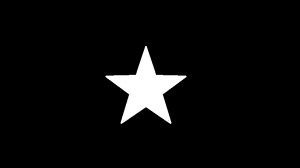
#> input picture star-1-300x168.jpg, 300 x 168 px
$ jupyter execute --allow-errors 'log transformation.ipynb'
#> lines starting #> are read from the running program, lines starting #| are printed output that depends on the picture
[cell 1]
#Reading an image
import pandas as pd
import numpy as np
import matplotlib.pyplot as plt
from skimage.io import imread,imshow
#loading the image
#> (the rest of this cell did not finish here and is left out)

[cell 2]
#log transaformation of an image
import cv2
import numpy as np
import matplotlib.pyplot as plt

# Read an image
image = cv2.imread('img1.jfif')
#> (the rest of this cell did not finish here and is left out)

[cell 3]
#negative transformation of an image
import cv2
import matplotlib.pyplot as plt
img = cv2.imread('img1.jfif')
#> (the rest of this cell did not finish here and is left out)

[cell 4]
#Negative transformation of an image
import cv2
import matplotlib.pyplot as plt
img = cv2.imread('img10.jfif')
#> (the rest of this cell did not finish here and is left out)

[cell 5]
#mathematical operations on the image
#adding,subtracting,multiplying,dividing two images
import cv2
import matplotlib.pyplot as plt
img1=cv2.imread('star-1-300x168.jpg')
#> img1 is the input picture: shape (168, 300, 3); min 0, max 255, mean 11.7
img2=cv2.imread('dot-300x168.jpg')
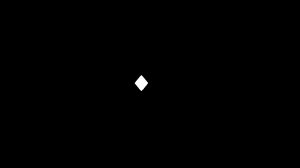
#> input picture dot-300x168.jpg, 300 x 168 px
#> img2 is the input picture: shape (168, 300, 3); min 0, max 255, mean 0.6
add=img1+img2
sub=img2-img1
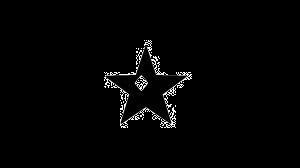
#> sub: shape (168, 300, 3); min 0, max 255, mean 4.2
mul=img1*img2
div=img2/img1
#> div: shape (168, 300, 3) float64; 93.93% of the values are NaN or infinite; the others: min 0, max 1.04, mean 0.0376
plt.imshow(add)
plt.show()
plt.imshow(sub)
plt.show()
plt.imshow(mul)
plt.show()
plt.imshow(div)
plt.show()
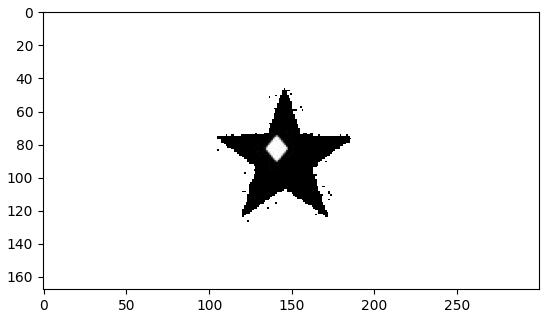
#> figure drawn by matplotlib, 1 panel; B, G, R data is drawn as R, G, B
